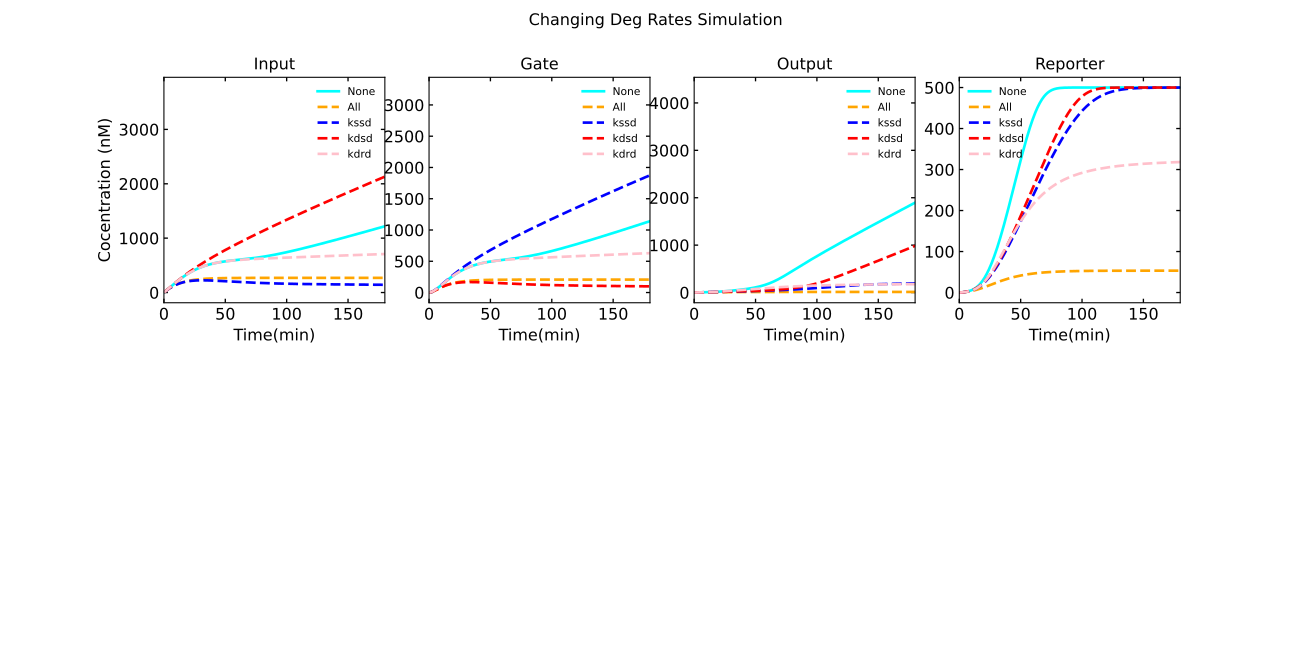

Write the Python code that produced this figure.
# -*- coding: utf-8 -*-
"""
Created on Mon Jul 11 14:02:34 2022

@author: tnm12
"""

import numpy as np
import scipy.integrate as spi
import matplotlib as mpl
import matplotlib.pyplot as plt
from matplotlib.ticker import MaxNLocator
from matplotlib import cm

import sys
sys.path.insert(1,'C:\\Users\\tnm12\\SURF')
import Simulatorv2021 as RSDs #import version 2.0.2.1 of simulator
    


##############################################################################
#Simulations
##############################################################################


IN_temp = 25 #input template

REP_con = 500 #reporter concentration

kssd = [0,.001,.001,0,0] # single stranded degradation
kdsd = [0,.001,0,.001,0] # double stranded degradation
kdrd = [0,.001,0,0,.001] # RNA:DNA hybrid degradation

t_sim = np.linspace(0,6,1001)*3600 # seconds

color = ['aqua','orange','blue','red','pink']
linestyle = ['-','--','--','--','--']

model1 = RSDs.RSD_sim(5) # define the model instance and # of domains

# specify species involved in the reactioon
model1.molecular_species('I{1}',DNA_con=IN_temp)
model1.molecular_species('G{1,2}',DNA_con=25)
model1.molecular_species('REP{2}',DNA_con=500)

for n in range(len(kssd)):
    
    model1.global_rate_constants(kssd=kssd[n],kdsd=kdsd[n],kdrd=kdrd[n]) #globally changes degradation rates
    
    # simulate the model (input is simulation time)
    model1.simulate(t_sim)
    
    # pull out the species from the model solution to plot
    S2 = model1.output_concentration('S{2}')
    I1 = model1.output_concentration('In{1}')
    G12 = model1.output_concentration('g{1,2}')
    O12 = model1.output_concentration('O{1,2}')
    
    
    plt.subplot(2,4,1)
    plt.plot(model1.t/60,I1,color=color[n],linewidth=2,linestyle=linestyle[n])   
    fs = 12
    plt.xticks(fontsize=fs)
    plt.yticks(fontsize=fs)
    plt.xlim(0,180)
    ax1 = plt.gca()
    ax1.xaxis.set_tick_params(which='both',size=3,width=1,direction='in',top='on')
    ax1.yaxis.set_tick_params(which='both',size=3,width=1,direction='in',right='on')
    plt.ylabel('Cocentration (nM)',fontsize=fs)
    plt.xlabel('Time(min)',fontsize=fs)
    plt.legend(['None','All','kssd','kdsd','kdrd'],frameon=False,fontsize=8)
    plt.title('Input')
    
    plt.subplot(2,4,2)
    plt.plot(model1.t/60,G12,color=color[n],linewidth=2,linestyle=linestyle[n])   
    plt.xticks(fontsize=fs)
    plt.yticks(fontsize=fs)
    plt.xlim(0,180)
    ax1 = plt.gca()
    ax1.xaxis.set_tick_params(which='both',size=3,width=1,direction='in',top='on')
    ax1.yaxis.set_tick_params(which='both',size=3,width=1,direction='in',right='on')
    plt.xlabel('Time(min)',fontsize=fs)
    plt.legend(['None','All','kssd','kdsd','kdrd'],frameon=False,fontsize=8)
    plt.title('Gate')
    
    plt.subplot(2,4,3)
    plt.plot(model1.t/60,O12,color=color[n],linewidth=2,linestyle=linestyle[n])   
    plt.xticks(fontsize=fs)
    plt.yticks(fontsize=fs)
    plt.xlim(0,180)
    ax1 = plt.gca()
    ax1.xaxis.set_tick_params(which='both',size=3,width=1,direction='in',top='on')
    ax1.yaxis.set_tick_params(which='both',size=3,width=1,direction='in',right='on')
    plt.xlabel('Time(min)',fontsize=fs)
    plt.legend(['None','All','kssd','kdsd','kdrd'],frameon=False,fontsize=8)
    plt.title('Output')
    
    plt.subplot(2,4,4)
    plt.plot(model1.t/60,S2,color=color[n],linewidth=2,linestyle=linestyle[n])   
    plt.xticks(fontsize=fs)
    plt.yticks(fontsize=fs)
    plt.xlim(0,180)
    ax1 = plt.gca()
    ax1.xaxis.set_tick_params(which='both',size=3,width=1,direction='in',top='on')
    ax1.yaxis.set_tick_params(which='both',size=3,width=1,direction='in',right='on')
    plt.xlabel('Time(min)',fontsize=fs)
    plt.legend(['None','All','kssd','kdsd','kdrd'],frameon=False,fontsize=8)
    plt.title('Reporter')
    
plt.suptitle('Changing Deg Rates Simulation')   
